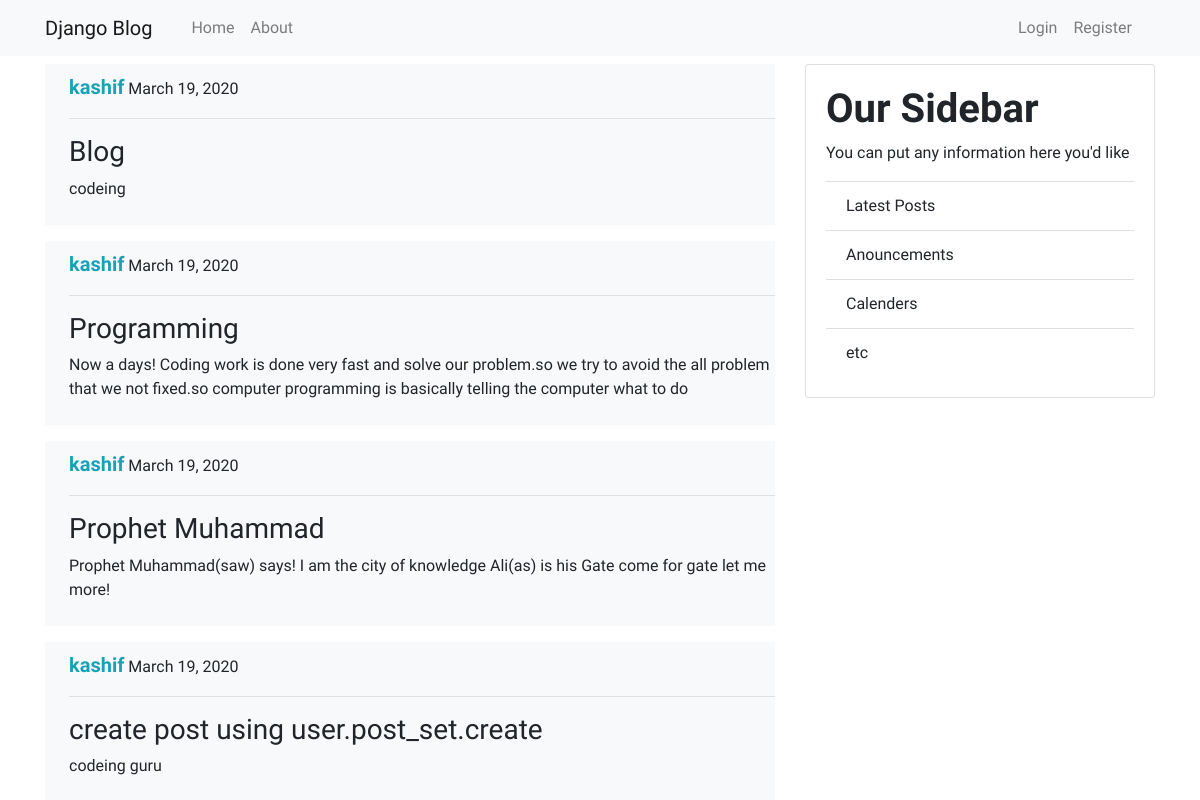
Before: / with the older database file.
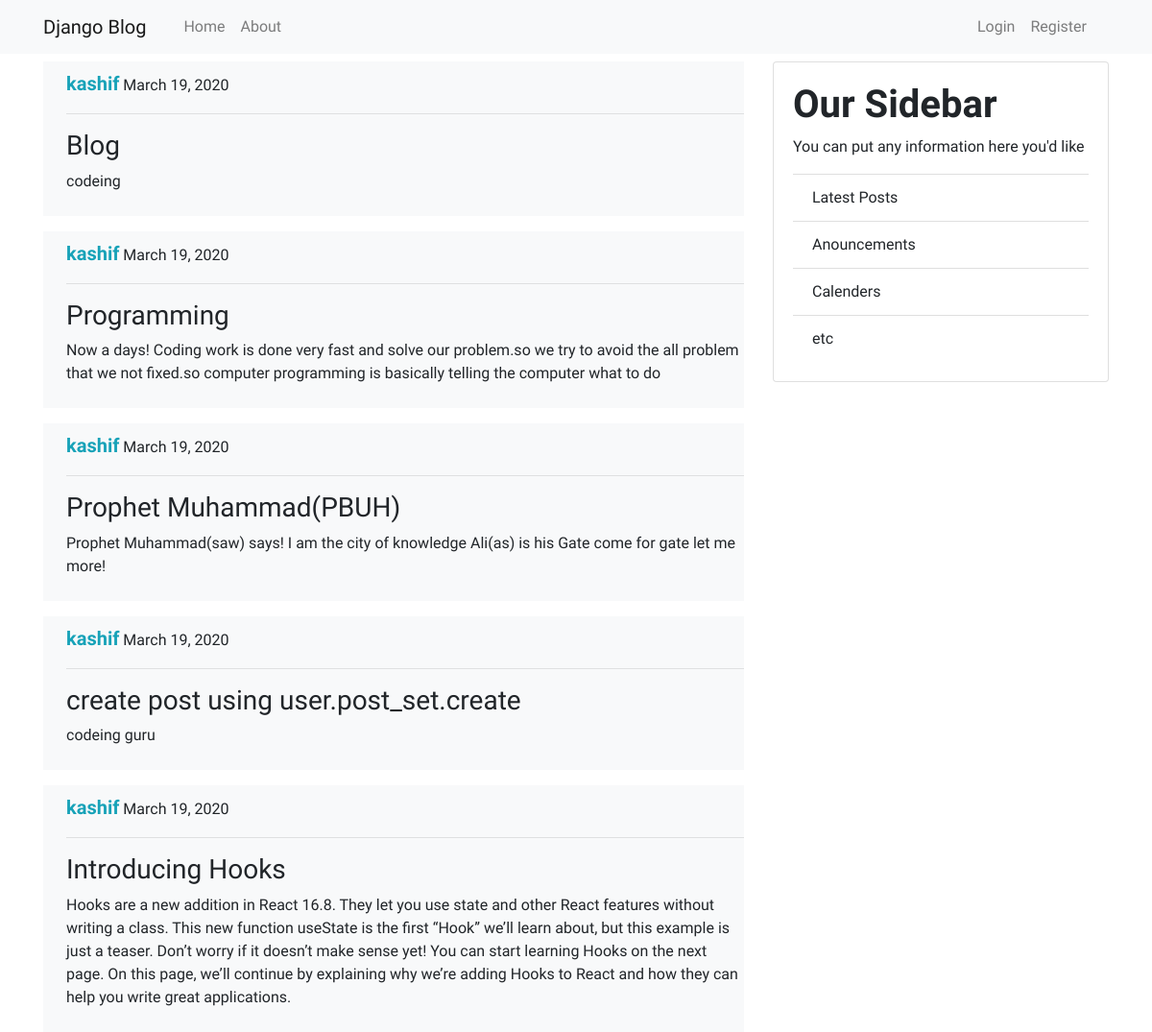
After: the same page with the newer database file.
### blog/models.py (models this page shows, shortened)
class Post(models.Model):
    title = models.CharField(max_length=200)
    content = models.TextField()
    date_posted = models.DateTimeField(default=timezone.now)
    author      = models.ForeignKey(User,on_delete=models.CASCADE)

### blog/views.py (the view)
# urls.py: path(''      , views.home , name="blog-home" ),
def home(request):
    context = {
        'posts':Post.objects.all()
    }
    return render(request,'blog/home.html',context)

### blog/templates/blog/home.html (shortened to what this page needs)
{% extends 'blog/base.html' %}
{% block content %}
  {% for post in posts %}
    <div class="bg-light mt-3 " >
      <div class="pl-4 pb-2 pt-2  ">
        <strong class="text-info " >{{ post.author }}</strong>  {{ post.date_posted|date:'F d, Y' }} <hr>
        <h3>{{ post.title }}</h3>
        <p>{{ post.content }} </p>
      </div>
    </div>
  {% endfor %}
{% endblock content %}

Changed rows visible on the page:
changed Post: title "Prophet Muhammad" → "Prophet Muhammad(PBUH)"
added Post: author "kashif", date_posted "March 19, 2020", title "Introducing Hooks", content "Hooks are a new addition in React 16.8. They let you use state and other React features without writing a class. This new function useState is the first “Hook” we’ll learn about, but this example is just a teaser. Don’t worry if it doesn’t make sense yet! You can start learning Hooks on the next page. On this page, we’ll continue by explaining why we’re adding Hooks to React and how they can help you write great applications."
